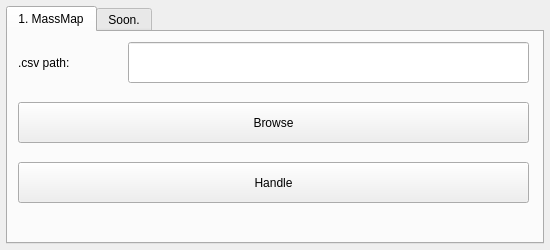
<?xml version="1.0" encoding="UTF-8"?>
<ui version="4.0">
 <class>Form</class>
 <widget class="QWidget" name="Form">
  <property name="geometry">
   <rect>
    <x>0</x>
    <y>0</y>
    <width>550</width>
    <height>250</height>
   </rect>
  </property>
  <property name="minimumSize">
   <size>
    <width>550</width>
    <height>250</height>
   </size>
  </property>
  <property name="baseSize">
   <size>
    <width>550</width>
    <height>250</height>
   </size>
  </property>
  <property name="windowTitle">
   <string>.BDF Toolkit</string>
  </property>
  <layout class="QGridLayout" name="gridLayout">
   <property name="sizeConstraint">
    <enum>QLayout::SetNoConstraint</enum>
   </property>
   <property name="leftMargin">
    <number>6</number>
   </property>
   <property name="topMargin">
    <number>6</number>
   </property>
   <property name="rightMargin">
    <number>6</number>
   </property>
   <property name="bottomMargin">
    <number>6</number>
   </property>
   <item row="0" column="1">
    <widget class="QTabWidget" name="tabWidget">
     <property name="currentIndex">
      <number>0</number>
     </property>
     <widget class="QWidget" name="tab">
      <attribute name="title">
       <string>1. MassMap</string>
      </attribute>
      <widget class="QLineEdit" name="path_line">
       <property name="geometry">
        <rect>
         <x>120</x>
         <y>10</y>
         <width>401</width>
         <height>41</height>
        </rect>
       </property>
       <property name="font">
        <font>
         <pointsize>9</pointsize>
        </font>
       </property>
      </widget>
      <widget class="QLabel" name="label">
       <property name="geometry">
        <rect>
         <x>10</x>
         <y>10</y>
         <width>91</width>
         <height>41</height>
        </rect>
       </property>
       <property name="font">
        <font>
         <pointsize>9</pointsize>
        </font>
       </property>
       <property name="text">
        <string>.csv path:</string>
       </property>
      </widget>
      <widget class="QPushButton" name="browse">
       <property name="geometry">
        <rect>
         <x>10</x>
         <y>70</y>
         <width>511</width>
         <height>41</height>
        </rect>
       </property>
       <property name="text">
        <string>Browse</string>
       </property>
      </widget>
      <widget class="QPushButton" name="handle">
       <property name="geometry">
        <rect>
         <x>10</x>
         <y>130</y>
         <width>511</width>
         <height>41</height>
        </rect>
       </property>
       <property name="text">
        <string>Handle</string>
       </property>
      </widget>
     </widget>
     <widget class="QWidget" name="tab_2">
      <attribute name="title">
       <string>Soon.</string>
      </attribute>
     </widget>
    </widget>
   </item>
  </layout>
 </widget>
 <resources/>
 <connections/>
</ui>
